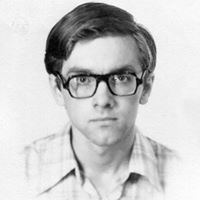
//> input picture IPI/Q1/Images/alex.png, 200 x 200 px
$ ./high_pass   (built with g++ and OpenCV 4)
//> lines starting //> are read from the running program, lines starting //| are printed output that depends on the picture
#include <opencv2/opencv.hpp>

using namespace cv;

int main() {
    // Read the image
    Mat image = imread("Images/alex.png", IMREAD_GRAYSCALE);
//> image is the input picture: 200 rows x 200 cols, CV_8UC1; min 0, max 255, mean 201.5

    if (image.empty()) {
        std::cerr << "Could not open or find the image!\n";
        return -1;
    }

    // Convert the image to float32
    Mat floatImage;
    image.convertTo(floatImage, CV_32F);

    // Apply the Laplacian filter to obtain the high-pass filtered image
    Mat highPassImage;
    Laplacian(floatImage, highPassImage, CV_32F);
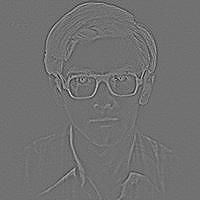
//> highPassImage: 200 rows x 200 cols, CV_32FC1; min -247, max 309, mean 0; drawn with min black and max white

    // Convert the result back to uint8 format
    Mat highPassImageUint8;
    highPassImage.convertTo(highPassImageUint8, CV_8U);
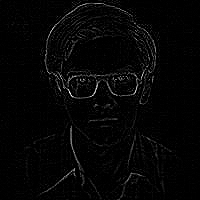
//> highPassImageUint8: 200 rows x 200 cols, CV_8UC1; min 0, max 255, mean 5.3

    // Display the original and high-pass filtered images
    namedWindow("High Pass Filtered Image", 0);
    resizeWindow("High Pass Filtered Image", 800,800);
    imshow("Original Image", image);
    imshow("High Pass Filtered Image", highPassImageUint8);
    waitKey(0);

    return 0;
}
